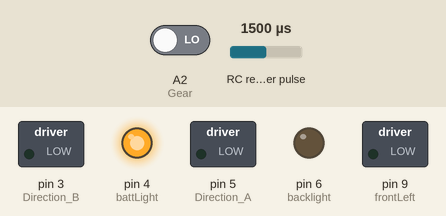
A sketch run on a simulated Arduino Nano, built with avr-gcc and run on an emulated ATmega328P. On the bench: switched loads named in the sketch (green lamp = pin HIGH), output pins drawn as LEDs (lit = HIGH). Wiring (inferred from the names in the program): RC receiver channel: data A1. The test bench sets the inputs (shaded band); at power-on: RC receiver pulse 1500 µs, A2 (Gear) LOW. Pins used as bus, display or sensor lines are not drawn.

Above: at 4.2 s.
4.3 s: RC receiver pulse (sensor on A1) set to 1450 µs
5.8 s: RC receiver pulse (sensor on A1) set to 1428 µs
At 6.7 s:
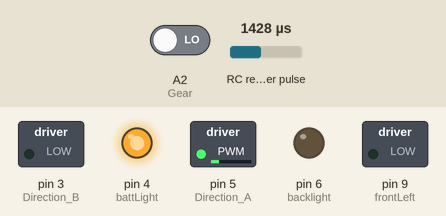
7.3 s: RC receiver pulse (sensor on A1) set to 1020 µs
At 7.8 s:
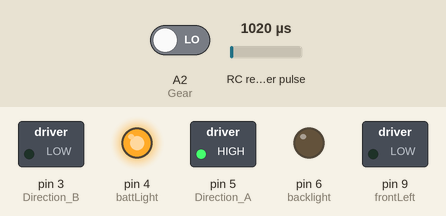
8.8 s: RC receiver pulse (sensor on A1) set to 1250 µs
At 10.0 s:
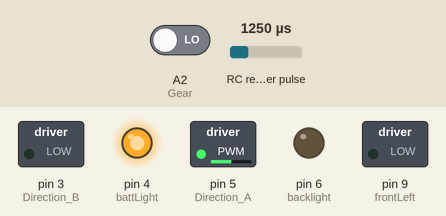
10.3 s: RC receiver pulse (sensor on A1) set to 1750 µs
At 11.3 s:
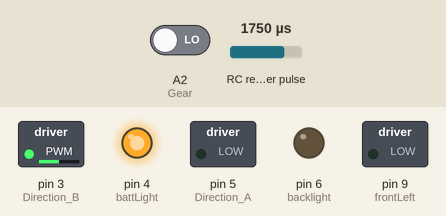
11.8 s: RC receiver pulse (sensor on A1) set to 1980 µs
At 12.5 s:
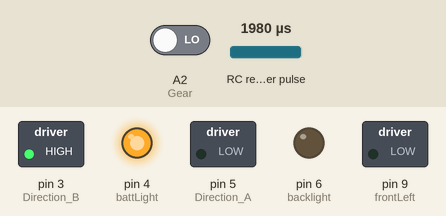
Timing chart, 0 to 14.3 s (numbered marks = the images above; inputs shaded):
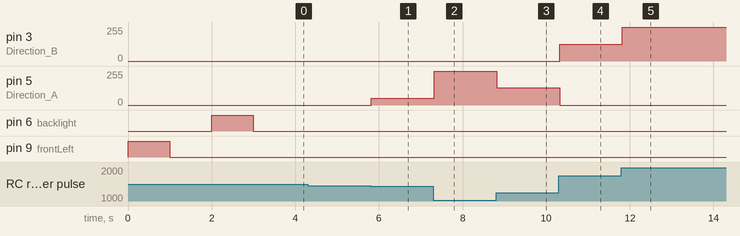

The sketch:

RC_Car_L293D_New_Control.ino
```cpp
//Not all this code is mine
//it was taken from http://rcarduino.blogspot.com/2012/01/how-to-read-rc-receiver-with.html

#include <Wire.h>
#include <EnableInterrupt.h>

#define voltage A6
#define THROTTLE_IN_PIN A1
#define THROTTLE_FLAG 1
#define GearFlag 2
#define Direction_A 5
#define Direction_B 3
#define battLight 4
#define frontLeft 9
#define frontRight 10
#define backlight 6
#define Gear A2

int lightStatus = 0;

int battLow = 0;
float error = 0.18;
double tempSpeed;
//int batteryLV = 0;
volatile uint8_t bUpdateFlagsShared;

volatile uint16_t unThrottleInShared;
volatile uint16_t unGearInShared;
volatile uint16_t ulGearStart;

uint32_t ulThrottleStart;


void setup() {
  Serial.begin(9600);
  enableInterrupt(THROTTLE_IN_PIN, calcThrottle, CHANGE);
  enableInterrupt(Gear, lights1, CHANGE);
  pinMode(Direction_A, OUTPUT);
  pinMode(Direction_B, OUTPUT);
  pinMode(battLight, OUTPUT);
  pinMode(frontLeft, OUTPUT);
  pinMode(frontRight, OUTPUT);
  pinMode(backlight, OUTPUT);
  setDirection(0, 0);
  digitalWrite(battLight, HIGH);
  setLight(0);
  analogWrite(frontLeft, 255);
  analogWrite(frontRight, 0);
  analogWrite(backlight, 0);
  delay(1000);
  analogWrite(frontLeft, 0);
  analogWrite(frontRight, 255);
  analogWrite(backlight, 0);
  delay(1000);
  analogWrite(frontLeft, 0);
  analogWrite(frontRight, 0);
  analogWrite(backlight, 255);
  delay(1000);
  analogWrite(frontLeft, 0);
  analogWrite(frontRight, 0);
  analogWrite(backlight, 0);
  digitalWrite(battLight, LOW);
}

void loop() {
//vars that change per loop
static uint16_t unThrottleIn;
static uint16_t unGearIn;
 static uint8_t bUpdateFlags;
//Serial.println("test");


 if(bUpdateFlagsShared)
  {
    noInterrupts(); // turn interrupts off quickly while we take local copies of the shared variables

    // take a local copy of which channels were updated in case we need to use this in the rest of loop
    bUpdateFlags = bUpdateFlagsShared;

    // in the current code, the shared values are always populated
    // so we could copy them without testing the flags
    // however in the future this could change, so lets
    // only copy when the flags tell us we can.

    if(bUpdateFlags & THROTTLE_FLAG)
    {
      unThrottleIn = unThrottleInShared;
    }
    if(bUpdateFlags & GearFlag){
      unGearIn = unGearInShared;
    }
    // clear shared copy of updated flags as we have already taken the updates
    // we still have a local copy if we need to use it in bUpdateFlags
    bUpdateFlagsShared = 0;

    interrupts(); // we have local copies of the inputs, so now we can turn interrupts back on
    // as soon as interrupts are back on, we can no longer use the shared copies, the interrupt
    // service routines own these and could update them at any time. During the update, the
    // shared copies may contain junk. Luckily we have our local copies to work with :-)
  }

  // do any processing from here onwards
  // only use the local values unAuxIn, unThrottleIn and unSteeringIn, the shared
  // variables unAuxInShared, unThrottleInShared, unSteeringInShared are always owned by
  // the interrupt routines and should not be used in loop

  // the following code provides simple pass through
  // this is a good initial test, the Arduino will pass through
  // receiver input as if the Arduino is not there.
  // This should be used to confirm the circuit and power
  // before attempting any custom processing in a project.

  // we are checking to see if the channel value has changed, this is indicated
  // by the flags. For the simple pass through we don't really need this check,
  // but for a more complex project where a new signal requires significant processing
  // this allows us to only calculate new values when we have new inputs, rather than
  // on every cycle.
  if(bUpdateFlags & GearFlag)
  {
    setLights(unGearIn);
 //Serial.println("lights flag");

}
  if(bUpdateFlags & THROTTLE_FLAG)
  {
    setSpeed(unThrottleIn);

  bUpdateFlags = 0;
}
}
void lights1(){
  if(digitalRead(Gear) == HIGH)
  {
    //lightStatus = 1;
    //Serial.println("lights");
    ulGearStart = micros();
  }else{
        unGearInShared = (uint16_t)(micros() - ulGearStart);
    // use set the throttle flag to indicate that a new throttle signal has been received
    bUpdateFlagsShared |= GearFlag;
  }
}
// simple interrupt service routine
void calcThrottle()
{
  // if the pin is high, its a rising edge of the signal pulse, so lets record its value
  if(digitalRead(THROTTLE_IN_PIN) == HIGH)
  {
    ulThrottleStart = micros();

  }
  else
  {
    // else it must be a falling edge, so lets get the time and subtract the time of the rising edge
    // this gives use the time between the rising and falling edges i.e. the pulse duration.
    unThrottleInShared = (uint16_t)(micros() - ulThrottleStart);
    // use set the throttle flag to indicate that a new throttle signal has been received
    bUpdateFlagsShared |= THROTTLE_FLAG;
  }
}
void setLights(uint16_t unGearIn){
  //Serial.println(unGearIn);
  if(unGearIn>1900){
    lightStatus = 1;
  }else{
    lightStatus = 0;
  }

}
void setSpeed(uint16_t unThrottleIn){
  if(unThrottleIn<1440 & unThrottleIn>999){
    //min speed 1000
    //backwards
    //calculate the speed to a number within 0 and 255 for going up and down on the stick
    tempSpeed=(255-((unThrottleIn-1000)/1.96));

    //if the number is below zero, something is wrong with the receiver/calculation and set it to zero
    if(tempSpeed<0){
      tempSpeed=0;
    } else{
      if(tempSpeed< 50){
      tempSpeed =50;
    }else{
    if(tempSpeed> 200){
      tempSpeed =255;
    }else{
    if(tempSpeed> 255){
      tempSpeed =255;
    }}}}
    //just for printing speed but disabled during non-debugging
    //Serial.println((int)tempSpeed);

    //set the speed and then tell the shield to go "forward" but this is arbitrary

    //analogWrite(Enable_PWM, (int)tempSpeed)
    //myMotor->setSpeed((int)tempSpeed);
    setDirection(2, (int)tempSpeed);
    setLight(2);
    //max 1440
   }else{
   if(unThrottleIn>1560 & unThrottleIn<2100){
    //forwards
    // max 2000 but remove anything way over

    //set the speed from 0 to 255 again
    tempSpeed=((unThrottleIn-1500)/1.96);

    //check if the speed comes to above 255 for receiver/calculation problems and change that to 255
    if(tempSpeed>210){
      tempSpeed=255;
    }else{
      if(tempSpeed>255){
        tempSpeed=255;
    }
    }

    //debug printing
    //Serial.println((int)tempSpeed);

    //set the speed and then tell the shield to go "backward" but this is arbitrary
    //analogWrite(Enable_PWM, (int)tempSpeed)
    //myMotor->setSpeed((int)tempSpeed);
    setDirection(1, (int)tempSpeed);
    setLight(1);
   }else{
    //release the power to the motor and let the car roll
     setDirection(0, 0);
     setLight(0);
     if(battLow == 0){
   int value = analogRead(voltage);

   float voltages = (value*(5.0/1023.0) - error);
   //Serial.println(voltages);
   if(voltages<3.00){
    digitalWrite(battLight, HIGH);
    battLow = 1;
    //Serial.println("test");
   }
}
   }
}
}
void setDirection(int direction, int PWM){
  if(direction==0){
    analogWrite(Direction_A, LOW);
    analogWrite(Direction_B, LOW);
  } else{
    if(direction==1){
      //Serial.println(PWM);
      analogWrite(Direction_A, LOW);
      analogWrite(Direction_B, PWM);
    } else {
        //Serial.println(PWM);
      analogWrite(Direction_A, PWM);
      analogWrite(Direction_B, LOW);
    }
  }
}
void setLight(int i){
  if(lightStatus ==1){
  //Serial.println(i);
  if(i==1){
  analogWrite(frontLeft, 255);
  analogWrite(frontRight, 255);
  analogWrite(backlight, 150);
  }else{
    if(i==2){
        analogWrite(frontLeft, 150);
        analogWrite(frontRight, 150);
        analogWrite(backlight, 150);
    }else{
        analogWrite(frontLeft, 150);
        analogWrite(frontRight, 150);
        analogWrite(backlight, 150);
    }

  }
  }else{
    analogWrite(frontLeft, 0);
    analogWrite(frontRight, 0);
    analogWrite(backlight, 0);
  }
}
```

Measured:
- the behaviour switches between 1439 and 1438 µs on RC receiver pulse (sensor on A1) (found by bisection; images 0 and 1)
- after the input at 4.3 s, every drawn part: stays the same
- after the input at 5.8 s, pin 5 (Direction_A): 0/255 → 50/255 at once
- after the input at 7.3 s, pin 5 (Direction_A): 50/255 → 255/255 at once
- after the input at 8.8 s, pin 5 (Direction_A): 255/255 → 128/255 at once
- after the input at 10.3 s, pin 3 (Direction_B): 0/255 → 126/255 at once; pin 5 (Direction_A): 128/255 → 0/255 at once
- after the input at 11.8 s, pin 3 (Direction_B): 126/255 → 255/255 at once
